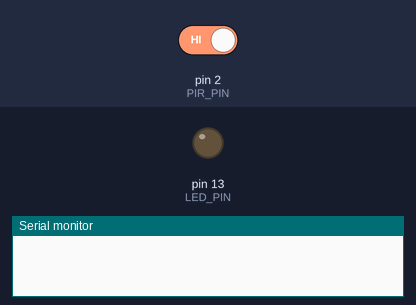
This sketch was run on a simulated Arduino Uno, built with avr-gcc and run on an emulated ATmega328P. On the bench: output pins drawn as LEDs (lit = HIGH), the last lines printed to the serial monitor. The test bench sets the inputs (shaded band); at power-on: pin 2 (PIR_PIN) HIGH.

Above: at 1.2 s.
1.3 s: pin 2 (PIR_PIN) driven LOW
At 2.4 s:
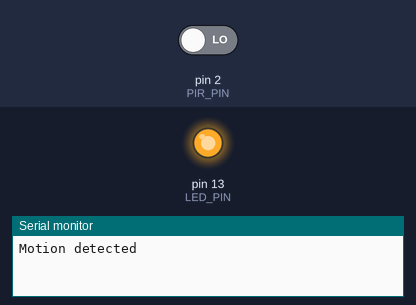
2.8 s: pin 2 (PIR_PIN) driven HIGH
At 3.5 s:
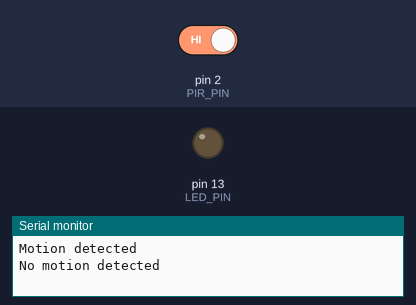
Timing chart, 0 to 5.8 s (numbered marks = the images above; inputs shaded):
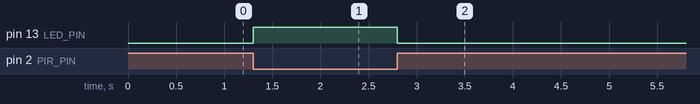

The sketch:

Task2.ino
```cpp
const int LED_PIN = 13;
const int PIR_PIN = 2;

volatile int motion = 0;

void setup()
{
  // set the input and output pins
  pinMode(PIR_PIN, INPUT);
  pinMode(LED_PIN, OUTPUT);

  // attach interrupt function to the PIR pin
  attachInterrupt(digitalPinToInterrupt(PIR_PIN), interrupt_ISR, CHANGE);

  Serial.begin(9600); // set up serial communication
}

void interrupt_ISR()
{
  motion = !motion; // switch motion state
  digitalWrite(LED_PIN, motion);
  const char* debug_msg = motion ? "Motion detected" : "No motion detected";
  Serial.println(debug_msg);
}

void loop()
{
}
```

Measured:
- after the input at 1.3 s, pin 13 (LED_PIN): LOW → HIGH at once
- after the input at 2.8 s, pin 13 (LED_PIN): HIGH → LOW at once
